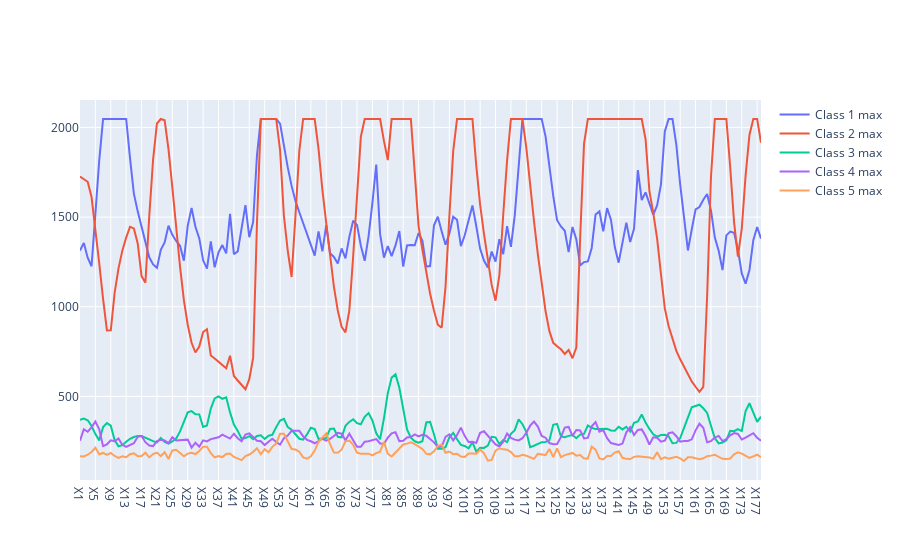

Here is the notebook cell this chart was saved with:
### Code cell
# Create traces
#Plot line graph using maximum value for every timestamp, for the different classes
import plotly.graph_objects as go
fig = go.Figure()
fig.add_trace(go.Scatter(x=max_DF.index, y=max_DF['Class 1 max'],mode='lines',name='Class 1 max'))
fig.add_trace(go.Scatter(x=max_DF.index, y=max_DF['Class 2 max'],mode='lines',name='Class 2 max'))
fig.add_trace(go.Scatter(x=max_DF.index, y=max_DF['Class 3 max'],mode='lines',name='Class 3 max'))
fig.add_trace(go.Scatter(x=max_DF.index, y=max_DF['Class 4 max'],mode='lines',name='Class 4 max'))
fig.add_trace(go.Scatter(x=max_DF.index, y=max_DF['Class 5 max'],mode='lines',name='Class 5 max'))
fig.show()

### Figure 1 — Plotly figure (JSON) as saved in the notebook; plotly's stock layout.template omitted (floating-point values rounded to 4 significant figures; data arrays with more than 128 entries replaced by an {"elided": "..."} marker saying what was removed)
{"data": [{"mode": "lines", "name": "Class 1 max", "type": "scatter", "x": {"elided": "178 str values"}, "y": {"elided": "178 int values"}}, {"mode": "lines", "name": "Class 2 max", "type": "scatter", "x": {"elided": "178 str values"}, "y": {"elided": "178 int values"}}, {"mode": "lines", "name": "Class 3 max", "type": "scatter", "x": {"elided": "178 str values"}, "y": {"elided": "178 int values"}}, {"mode": "lines", "name": "Class 4 max", "type": "scatter", "x": {"elided": "178 str values"}, "y": {"elided": "178 int values"}}, {"mode": "lines", "name": "Class 5 max", "type": "scatter", "x": {"elided": "178 str values"}, "y": {"elided": "178 int values"}}], "layout": {}}
